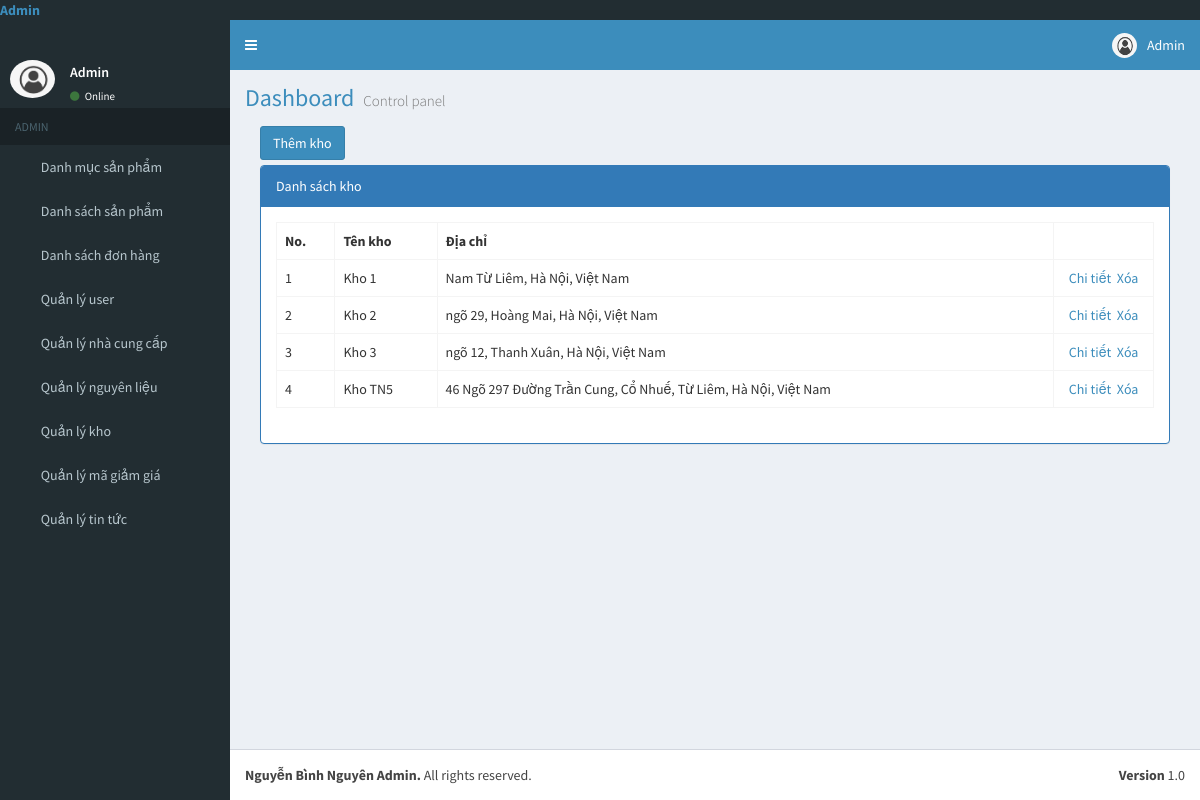
The app's page /index.php?area=Backend&controller=Storage (signed in) with its own data.
### tables this page shows
CREATE TABLE `tbl_storage` (
  `MaKho` int(11) NOT NULL,
  `TenKho` varchar(50) NOT NULL,
  `DiaChi` varchar(100) NOT NULL
);

### Controllers/Backend/StorageController.php (called while the page is built, shortened)
<?php
	include "Models/Backend/StorageModel.php";
	class StorageController extends Controller{
		public function index(){
			$data = $this->fetchAll();
			$this->renderHTML("Views/Backend/StorageView.php",array("data"=>$data));
		}
	}
 ?>

### index.php (called while the page is built, shortened)
<?php
	include "App/Routing.php";
 ?>

### Models/Backend/StorageModel.php (called while the page is built, shortened)
<?php
	trait StorageModel{
		public function fetchAll(){
			$conn = Connection::getInstance();
			$query = $conn->query("select * from tbl_storage order by MaKho asc");
			return $query->fetchAll();
		}
	}
 ?>

### Views/Backend/StorageView.php (the view, shortened to what this page needs)
<div class="col-md-12">
    <div style="margin-bottom:5px;">
        <a href="index.php?area=backend&controller=Storage&action=add" class="btn btn-primary">Thêm kho</a>
    </div>
    <div class="panel panel-primary">
        <div class="panel-heading">Danh sách kho</div>
        <div class="panel-body">
            <table class="table table-bordered table-hover">
                <tr>
                    <th>No.</th>
                    <th>Tên kho</th>
                    <th>Địa chỉ</th>
                    <th style="width:100px;"></th>
                </tr>
                <?php $cnt=1;foreach($data as $rows): ?>
                <tr>
                    <td><?php echo $cnt;$cnt++; ?></td>
                    <td><?php echo $rows->TenKho; ?></td>
                    <td><?php echo $rows->DiaChi; ?></td>
                    <td style="text-align:center;">
                        <a href="index.php?area=backend&controller=Storage&action=detail&kid=<?php echo $rows->MaKho; ?>">Chi tiết</a>&nbsp;
                        <a href="index.php?area=backend&controller=Storage&action=delete&id=<?php echo $rows->MaKho; ?>" onclick="return window.confirm('Are you sure?');">Xóa</a>
                    </td>
                </tr>
                <?php endforeach; ?>
            </table>
        </div>
    </div>
</div>

### records on screen
tbl_storage: TenKho "Kho 1", DiaChi "Nam Từ Liêm, Hà Nội, Việt Nam"
tbl_storage: TenKho "Kho 2", DiaChi "ngõ 29, Hoàng Mai, Hà Nội, Việt Nam"
tbl_storage: TenKho "Kho 3", DiaChi "ngõ 12, Thanh Xuân, Hà Nội, Việt Nam"
tbl_storage: TenKho "Kho TN5", DiaChi "46 Ngõ 297 Đường Trần Cung, Cổ Nhuế, Từ Liêm, Hà Nội, Việt Nam"

### other values on screen
$_SESSION["fullname"] "Admin"
